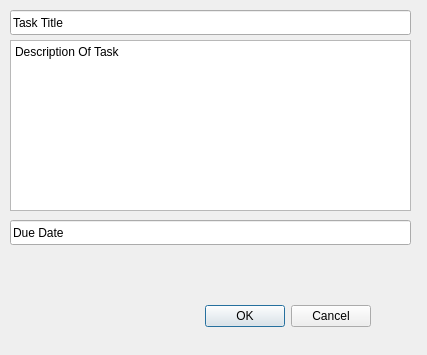
<?xml version="1.0" encoding="UTF-8"?>
<ui version="4.0">
 <class>addTaskWidget</class>
 <widget class="QDialog" name="addTaskWidget">
  <property name="geometry">
   <rect>
    <x>0</x>
    <y>0</y>
    <width>427</width>
    <height>355</height>
   </rect>
  </property>
  <property name="windowTitle">
   <string>Dialog</string>
  </property>
  <widget class="QLineEdit" name="TitleInput">
   <property name="geometry">
    <rect>
     <x>10</x>
     <y>10</y>
     <width>401</width>
     <height>25</height>
    </rect>
   </property>
   <property name="text">
    <string>Task Title</string>
   </property>
  </widget>
  <widget class="QDialogButtonBox" name="buttonBox">
   <property name="geometry">
    <rect>
     <x>30</x>
     <y>300</y>
     <width>341</width>
     <height>32</height>
    </rect>
   </property>
   <property name="orientation">
    <enum>Qt::Orientation::Horizontal</enum>
   </property>
   <property name="standardButtons">
    <set>QDialogButtonBox::StandardButton::Cancel|QDialogButtonBox::StandardButton::Ok</set>
   </property>
  </widget>
  <widget class="QTextEdit" name="descriptionInput">
   <property name="geometry">
    <rect>
     <x>10</x>
     <y>40</y>
     <width>401</width>
     <height>171</height>
    </rect>
   </property>
   <property name="html">
    <string>&lt;!DOCTYPE HTML PUBLIC &quot;-//W3C//DTD HTML 4.0//EN&quot; &quot;http://www.w3.org/TR/REC-html40/strict.dtd&quot;&gt;
&lt;html&gt;&lt;head&gt;&lt;meta name=&quot;qrichtext&quot; content=&quot;1&quot; /&gt;&lt;meta charset=&quot;utf-8&quot; /&gt;&lt;style type=&quot;text/css&quot;&gt;
p, li { white-space: pre-wrap; }
hr { height: 1px; border-width: 0; }
li.unchecked::marker { content: &quot;\2610&quot;; }
li.checked::marker { content: &quot;\2612&quot;; }
&lt;/style&gt;&lt;/head&gt;&lt;body style=&quot; font-family:'Sans Serif'; font-size:9pt; font-weight:400; font-style:normal;&quot;&gt;
&lt;p style=&quot; margin-top:0px; margin-bottom:0px; margin-left:0px; margin-right:0px; -qt-block-indent:0; text-indent:0px;&quot;&gt;Description Of Task&lt;/p&gt;
&lt;p style=&quot;-qt-paragraph-type:empty; margin-top:0px; margin-bottom:0px; margin-left:0px; margin-right:0px; -qt-block-indent:0; text-indent:0px;&quot;&gt;&lt;br /&gt;&lt;/p&gt;&lt;/body&gt;&lt;/html&gt;</string>
   </property>
  </widget>
  <widget class="QLineEdit" name="dueDateInput">
   <property name="geometry">
    <rect>
     <x>10</x>
     <y>220</y>
     <width>401</width>
     <height>25</height>
    </rect>
   </property>
   <property name="text">
    <string>Due Date</string>
   </property>
  </widget>
 </widget>
 <resources/>
 <connections/>
</ui>
